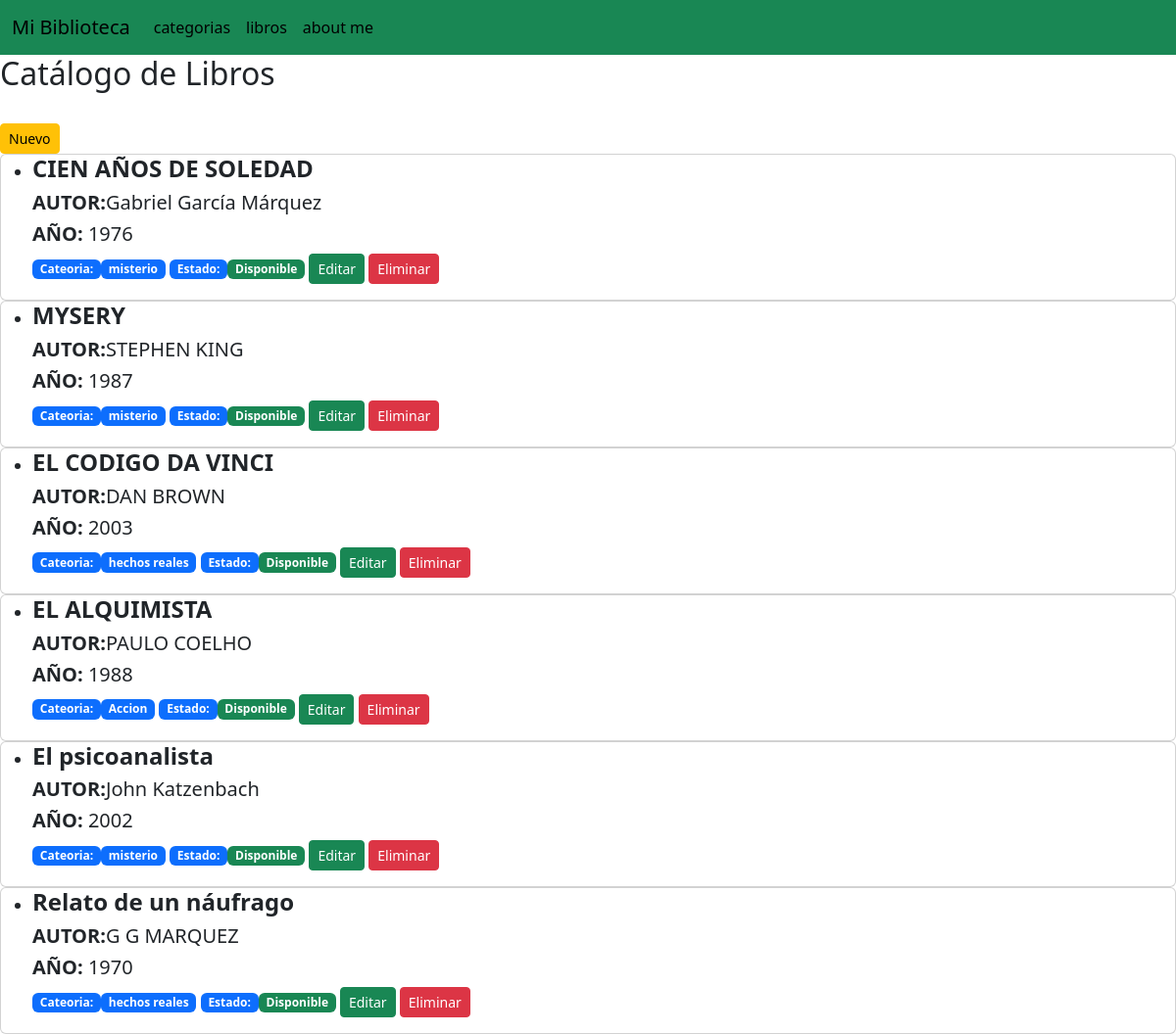
Page /lib/lib/ on the committed database.
### Libros/models.py (models this page shows, shortened)
class Libro(models.Model):
    titulo=models.CharField()
    autor=models.CharField()
    año=models.IntegerField()
    disponible=models.BooleanField()
    categoria=models.ForeignKey(Categoria, on_delete=models.CASCADE, related_name='libros')
    class Meta:
        verbose_name = 'Libro'
        verbose_name_plural = 'Libros'

### Categorias/models.py (models this page shows, shortened)
class Categoria(models.Model):
    nombre=models.CharField(unique=True)
    descripcion=models.TextField(blank=True, null=True)

### Libros/views.py (the view)
# urls.py: path('lib/', LibrosListView.as_view(), name='lista_libros'),
class LibrosListView(ListView):
    model=Libro
    template_name='lista_libros.html'
    libros='libros'

### Libros/templates/lista_libros.html (shortened to what this page needs)
{% extends 'base.html' %}
{% load static %}
{% block content %}
    <div class="d-flex justify-content-between align-items-center mb-4">
        <h2> Catálogo de Libros</h2>
    </div>
    <a href="{% url 'libros_crear' %}" class="btn btn-warning btn-sm">  Nuevo</a>
<div class="card-grid">
 {% for libro in object_list %}
    <div class='card'>
      <ul>
                <li><h4><strong>{{libro.titulo}}</strong> </h4>
                  <h5><STrong>AUTOR:</STrong>{{libro.autor}}</h5>
                  <h5><strong>AÑO: </strong>{{libro.año}}</h5>
                  <span class="badge bg-primary">Cateoria: </span><span class="badge bg-primary">{{ libro.categoria.nombre }}</span>
                  <span class="badge bg-primary">Estado:</span>{% if libro.disponible %}<span class="badge   bg-success">Disponible</span>{% else %} <span class="badge bg-danger">No disponible</span>
                   {% endif %}
                  <a href="{% url 'libros_editar' libro.id %}" class="btn btn-success btn-sm">
                   Editar</a>
                  <form method="post" action="{% url 'libros_eliminar' libro.pk %}" style="display: inline;">
                  <button type="submit" class="btn btn-danger btn-sm"
                        onclick="return confirm('¿Eliminar {{ libro.titulo }}?')">
                    Eliminar
                   </button>
                  </form></li>
      </ul>
    </div>
  {% endfor %}
</div>
{% endblock %}

### templates/base.html (shortened to what this page needs)
{% load static %}
<!DOCTYPE html>
<html lang="en">
 <head>
 <link href="https://cdn.jsdelivr.net/npm/bootstrap@5.3.8/dist/css/bootstrap.min.css" rel="stylesheet">
 </head>
<body>
    <nav class="navbar navbar-expand-lg  bg-success">
        <div class="container-fluid"><a class="navbar-brand" href="/">Mi Biblioteca </a>
            <div class="collapse navbar-collapse">
                <ul class="navbar-nav">
                      <li class="nav-item"><a class="nav-link active" href="/cat" role="button">categorias</a></li>
                      <li class="nav-item"><a class="nav-link active" href="/lib/categoria/1" role="button">libros</a></li>
                      <li class="nav-item"><a class="nav-link active" href="/aboutme"> about me</a></li>
                </ul>
            </div>
         </div>
    </nav>
</body>
{% block content %}
{% endblock %}

### rows in the picture
Libro: titulo "CIEN AÑOS DE SOLEDAD", autor "Gabriel García Márquez", año "1976", categoria.nombre "misterio", disponible "Disponible"
Libro: titulo "MYSERY", autor "STEPHEN KING", año "1987", categoria.nombre "misterio", disponible "Disponible"
Libro: titulo "EL CODIGO DA VINCI", autor "DAN BROWN", año "2003", categoria.nombre "hechos reales", disponible "Disponible"
Libro: titulo "EL ALQUIMISTA", autor "PAULO COELHO", año "1988", categoria.nombre "Accion", disponible "Disponible"
Libro: titulo "El psicoanalista", autor "John Katzenbach", año "2002", categoria.nombre "misterio", disponible "Disponible"
Libro: titulo "Relato de un náufrago", autor "G G MARQUEZ", año "1970", categoria.nombre "hechos reales", disponible "Disponible"
